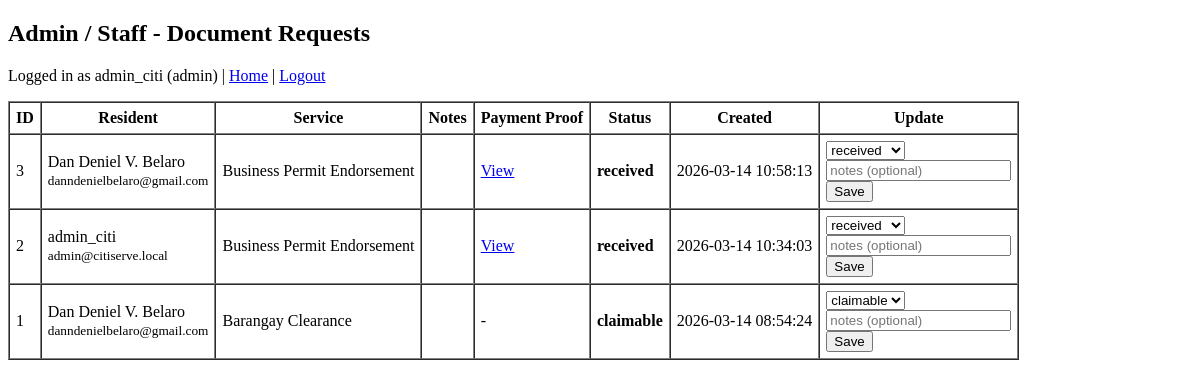
Page /public/admin/requests.php (signed in) on the earlier database version.
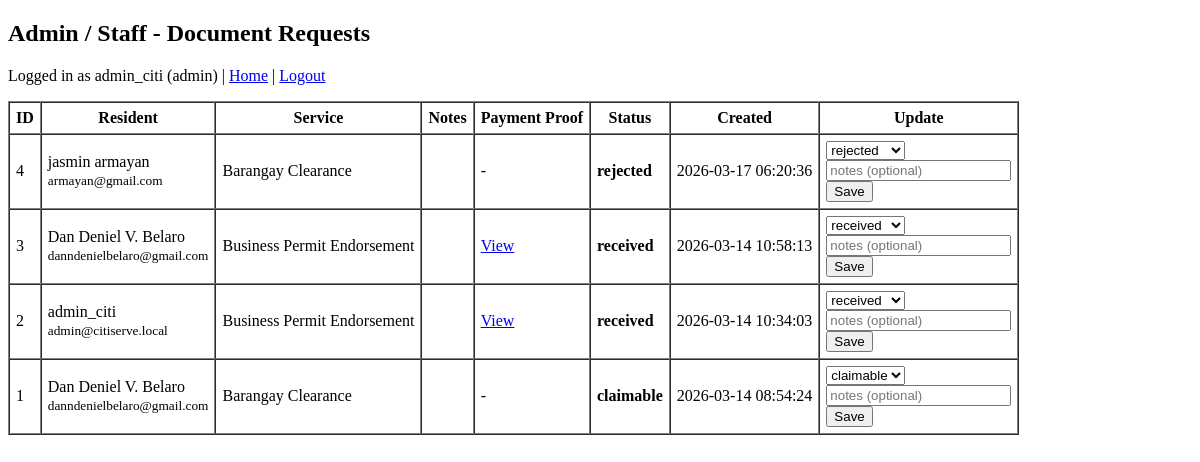
Same page on the later database version.
### tables this page shows
CREATE TABLE `document_requests` (
  `id` int(10) UNSIGNED NOT NULL,
  `user_id` int(10) UNSIGNED NOT NULL,
  `document_service_id` int(10) UNSIGNED NOT NULL,
  `purpose` text DEFAULT NULL,
  `status` enum('received','pending','claimable','rejected','released') NOT NULL DEFAULT 'received',
  `payment_reference` varchar(100) DEFAULT NULL,
  `payment_proof_path` varchar(255) DEFAULT NULL,
  `claimed_at` datetime DEFAULT NULL,
  `created_at` timestamp NULL DEFAULT current_timestamp(),
  `updated_at` timestamp NULL DEFAULT current_timestamp() ON UPDATE current_timestamp()
);

CREATE TABLE `users` (
  `id` int(10) UNSIGNED NOT NULL,
  `full_name` varchar(100) NOT NULL,
  `email` varchar(100) NOT NULL,
  `password_hash` varchar(255) NOT NULL,
  `role` enum('resident','staff','admin') NOT NULL DEFAULT 'resident',
  `address` text DEFAULT NULL,
  `contact_number` varchar(20) DEFAULT NULL,
  `created_at` timestamp NULL DEFAULT current_timestamp(),
  `updated_at` timestamp NULL DEFAULT current_timestamp() ON UPDATE current_timestamp()
);

CREATE TABLE `document_services` (
  `id` int(10) UNSIGNED NOT NULL,
  `name` varchar(100) NOT NULL,
  `description` text DEFAULT NULL,
  `price` decimal(10,2) NOT NULL DEFAULT 0.00,
  `processing_time_days` int(11) NOT NULL DEFAULT 1,
  `is_active` tinyint(1) NOT NULL DEFAULT 1,
  `created_at` timestamp NULL DEFAULT current_timestamp(),
  `updated_at` timestamp NULL DEFAULT current_timestamp() ON UPDATE current_timestamp()
);

### app/core/Database.php (called while the page is built)
<?php
class Database
{
    private static $instance = null;
    private $connection;
    private function __construct()
    {
        $config = require __DIR__ . '/../config/database.php';
        $dsn = $config['driver'] . ':host=' . $config['host']
             . ';port=' . $config['port']
             . ';dbname=' . $config['database']
             . ';charset=' . $config['charset'];
        try {
            $this->connection = new PDO(
                $dsn,
                $config['username'],
                $config['password'],
                [
                    PDO::ATTR_ERRMODE            => PDO::ERRMODE_EXCEPTION,
                    PDO::ATTR_DEFAULT_FETCH_MODE => PDO::FETCH_ASSOC,
                    PDO::ATTR_EMULATE_PREPARES   => false,
                ]
            );
        } catch (PDOException $e) {
            die('Database connection failed: ' . $e->getMessage());
        }
    }
    public static function getInstance()
    {
        if (self::$instance === null) {
            self::$instance = new Database();
        }
        return self::$instance;
    }
    public function getConnection()
    {
        return $this->connection;
    }
}

### app/config/database.php (called while the page is built)
<?php
return [
    'driver'   => 'mysql',
    'host'     => '127.0.0.1',
    'port'     => 3306,
    'database' => 'citiserve_db',
    'username' => 'root',
    'password' => '',
    'charset'  => 'utf8mb4',
    'collation'=> 'utf8mb4_unicode_ci',
];

### app/repositories/DocumentRequestRepository.php (called while the page is built, shortened)
<?php
require_once __DIR__ . '/../core/Database.php';
class DocumentRequestRepository
{
    private $db;
    public function __construct()
    {
        $this->db = Database::getInstance()->getConnection();
    }
    public function getAllWithUsers()
    {
        $sql = "
            SELECT
                dr.id,
                dr.user_id,
                dr.status,
                dr.purpose,
                dr.payment_reference,
                dr.payment_proof_path,
                dr.created_at,
                dr.updated_at,
                ds.name AS service_name,
                u.full_name,
                u.email
            FROM document_requests dr
            INNER JOIN document_services ds ON ds.id = dr.document_service_id
            INNER JOIN users u ON u.id = dr.user_id
            ORDER BY dr.created_at DESC
        ";
        $stmt = $this->db->query($sql);
        return $stmt->fetchAll();
    }
}

### public/admin/requests.php (the view, shortened to what the changed rows need)
<?php
require_once __DIR__ . '/../../app/repositories/DocumentRequestRepository.php';
require_once __DIR__ . '/../../app/repositories/NotificationRepository.php';
require_once __DIR__ . '/../../app/core/Database.php';
$requestRepo = new DocumentRequestRepository();
$allowedStatuses = ['received', 'pending', 'claimable', 'rejected', 'released'];
$rows = $requestRepo->getAllWithUsers();
?>
<!doctype html>
<html>
<head>
</head>
<body>
    <h2>Admin / Staff - Document Requests</h2>
    <?php if (empty($rows)): ?>
        <p>No requests found.</p>
    <?php else: ?>
        <table border="1" cellpadding="6" cellspacing="0">
            <tr>
                <th>ID</th>
                <th>Resident</th>
                <th>Service</th>
                <th>Notes</th>
                <th>Payment Proof</th>
                <th>Status</th>
                <th>Created</th>
                <th>Update</th>
            </tr>
            <?php foreach ($rows as $r): ?>
                <tr>
                    <td><?= (int)$r['id'] ?></td>
                    <td>
                        <?php
                        if (isset($r['full_name'])) {
                            echo htmlspecialchars($r['full_name']);
                        } else {
                            echo 'N/A';
                        }
                        ?>
                        <br>
                        <small><?php
                            if (isset($r['email'])) {
                                echo htmlspecialchars($r['email']);
                            } else {
                                echo '';
                            }
                        ?></small>
                    </td>
                    <td><?php
                        if (isset($r['service_name'])) {
                            echo htmlspecialchars($r['service_name']);
                        } else {
                            echo '-';
                        }
                    ?></td>
                    <td><?php
                    ?></td>
                    <td>
                        <?php if (!empty($r['payment_proof_path'])): ?>
                            <a href="/CitiServe/public/<?= htmlspecialchars($r['payment_proof_path']) ?>" target="_blank">View</a>
                        <?php else: ?>
                            -
                        <?php endif; ?>
                    </td>
                    <td><strong><?= htmlspecialchars($r['status']) ?></strong></td>
                    <td><?= htmlspecialchars($r['created_at']) ?></td>
                    <td>
                        <form method="post" style="margin:0;">
                            <select name="new_status">
                                <?php foreach ($allowedStatuses as $st): ?>
                                    <?php
                                    $isSelected = '';
                                    if ($st === $r['status']) {
                                        $isSelected = 'selected';
                                    }
                                    ?>
                                    <option value="<?= htmlspecialchars($st) ?>" <?= $isSelected ?>>
                                        <?= htmlspecialchars($st) ?>
                                    </option>
                                <?php endforeach; ?>
                            </select>
                            <br>
                            <input type="text" name="notes" placeholder="notes (optional)">
                            <br>
                            <button type="submit">Save</button>
                        </form>
                    </td>
                </tr>
            <?php endforeach; ?>
        </table>
    <?php endif; ?>
</body>
</html>

Differences in the rows shown:
added document_requests: id "4", user.full_name "jasmin armayan", user.email "armayan@gmail.com", document_service.name "Barangay Clearance", status "rejected", created_at "2026-03-17 06:20:36"
